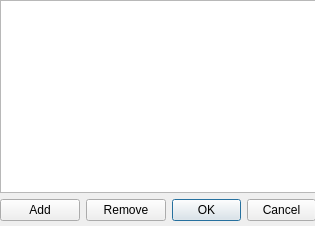
<?xml version="1.0" encoding="UTF-8"?>
<ui version="4.0">
 <class>uiChannelFavourites</class>
 <widget class="QDialog" name="uiChannelFavourites">
  <property name="geometry">
   <rect>
    <x>0</x>
    <y>0</y>
    <width>315</width>
    <height>226</height>
   </rect>
  </property>
  <property name="minimumSize">
   <size>
    <width>315</width>
    <height>226</height>
   </size>
  </property>
  <property name="maximumSize">
   <size>
    <width>315</width>
    <height>226</height>
   </size>
  </property>
  <property name="windowTitle">
   <string>Favorite channels</string>
  </property>
  <property name="windowIcon">
   <iconset>
    <normaloff>:/images/logo_64.png</normaloff>:/images/logo_64.png</iconset>
  </property>
  <widget class="QWidget" name="verticalLayoutWidget">
   <property name="geometry">
    <rect>
     <x>0</x>
     <y>0</y>
     <width>316</width>
     <height>221</height>
    </rect>
   </property>
   <layout class="QVBoxLayout" name="verticalLayout">
    <item>
     <widget class="QListWidget" name="listWidget">
      <property name="editTriggers">
       <set>QAbstractItemView::NoEditTriggers</set>
      </property>
      <property name="movement">
       <enum>QListView::Static</enum>
      </property>
      <property name="viewMode">
       <enum>QListView::IconMode</enum>
      </property>
      <property name="sortingEnabled">
       <bool>true</bool>
      </property>
     </widget>
    </item>
    <item>
     <layout class="QHBoxLayout" name="horizontalLayout">
      <item>
       <widget class="QPushButton" name="pushButton">
        <property name="text">
         <string>Add</string>
        </property>
       </widget>
      </item>
      <item>
       <widget class="QPushButton" name="pushButton_2">
        <property name="text">
         <string>Remove</string>
        </property>
       </widget>
      </item>
      <item>
       <widget class="QDialogButtonBox" name="buttonBox">
        <property name="sizePolicy">
         <sizepolicy hsizetype="Fixed" vsizetype="Fixed">
          <horstretch>0</horstretch>
          <verstretch>0</verstretch>
         </sizepolicy>
        </property>
        <property name="standardButtons">
         <set>QDialogButtonBox::Cancel|QDialogButtonBox::Ok</set>
        </property>
        <property name="centerButtons">
         <bool>false</bool>
        </property>
       </widget>
      </item>
     </layout>
    </item>
   </layout>
  </widget>
 </widget>
 <resources/>
 <connections/>
</ui>
